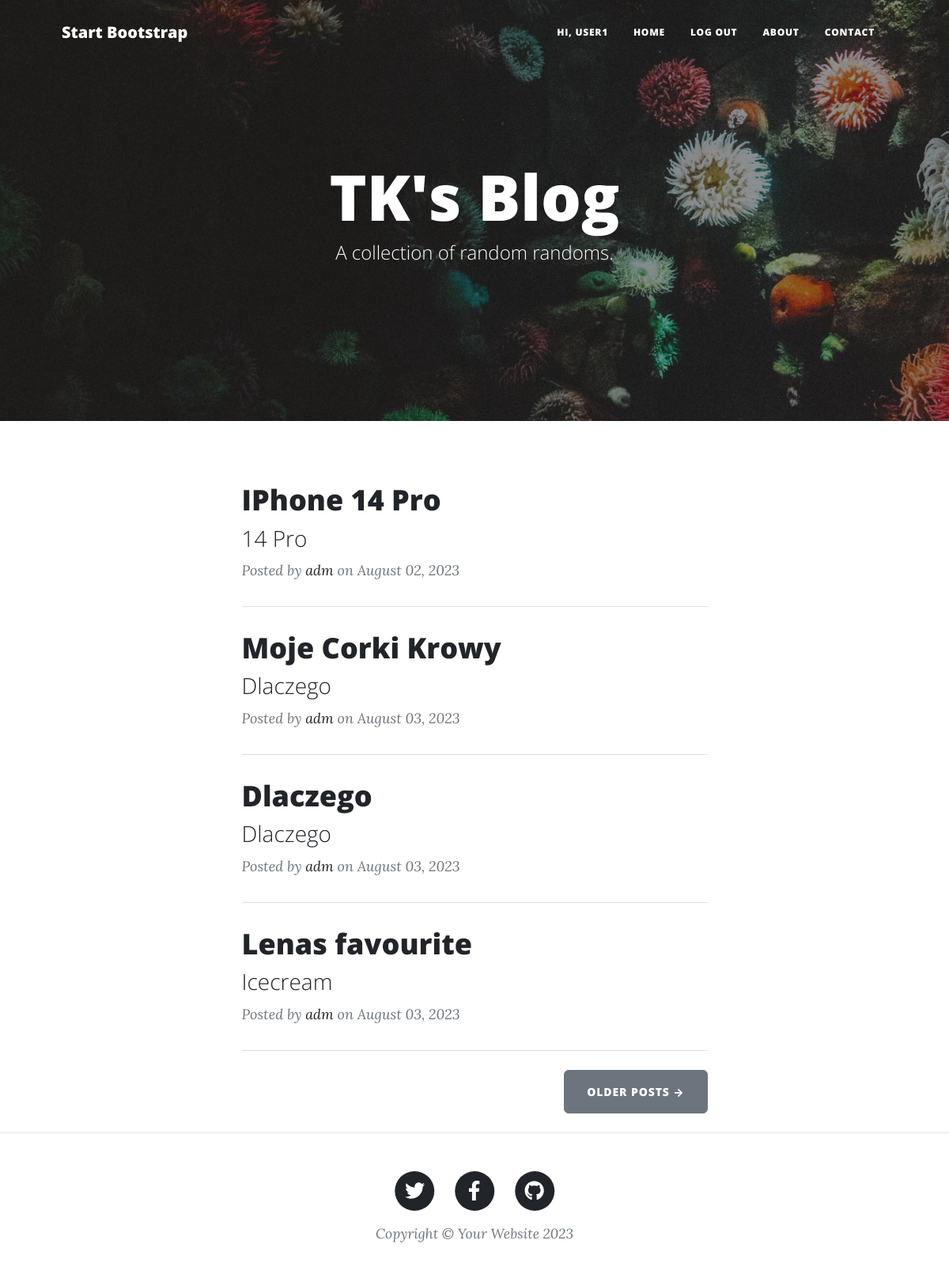
/ (signed in), run on the app's committed database.
### main.py (models this page shows)
class User(UserMixin, db.Model):
    __tablename__ = "users"
    id = db.Column(db.Integer, primary_key=True)
    email = db.Column(db.String(100), unique=True)
    password = db.Column(db.String(100))
    name = db.Column(db.String(100))
    posts = relationship("BlogPost", back_populates="author")
    comments = relationship("Comment", back_populates="comment_author")

class BlogPost(db.Model):
    __tablename__ = "blog_posts"
    id = db.Column(db.Integer, primary_key=True)
    title = db.Column(db.String(250), unique=True, nullable=False)
    subtitle = db.Column(db.String(250), nullable=False)
    date = db.Column(db.String(250), nullable=False)
    body = db.Column(db.Text, nullable=False)
    img_url = db.Column(db.String(250), nullable=False)
    author_id = db.Column(db.Integer, db.ForeignKey("users.id"))
    author = relationship("User", back_populates="posts")
    comments = relationship('Comment', back_populates='parent_post')

### main.py (the view)
@app.route('/')
def get_all_posts():
    result = db.session.execute(db.select(BlogPost))
    posts = result.scalars().all()
    return render_template("index.html", all_posts=posts)

### main.py (called while the page is built)
@login_manager.user_loader
def load_user(user_id):
    return db.get_or_404(User, user_id)

### templates/index.html (shortened to what this page needs)
{% include "header.html" %}
<header
  class="masthead"
  style="background-image: url('../static/assets/img/home-bg.jpg')"
>
  <div class="container position-relative px-4 px-lg-5">
    <div class="row gx-4 gx-lg-5 justify-content-center">
      <div class="col-md-10 col-lg-8 col-xl-7">
        <div class="site-heading">
          <h1>TK's Blog</h1>
          <span class="subheading">A collection of random randoms.</span>
        </div>
      </div>
    </div>
  </div>
</header>
<div class="container px-4 px-lg-5">
  <div class="row gx-4 gx-lg-5 justify-content-center">
    <div class="col-md-10 col-lg-8 col-xl-7">
      {% for post in all_posts %}
      <div class="post-preview">
        <a href="{{ url_for('show_post', post_id=post.id) }}">
          <h2 class="post-title">{{ post.title }}</h2>
          <h3 class="post-subtitle">{{ post.subtitle }}</h3>
        </a>
        <p class="post-meta">
          Posted by
          <a href="#">{{post.author.name}}</a>
          on {{post.date}}
        </p>
      </div>
      <hr class="my-4" />
      {% endfor %}
      <div class="d-flex justify-content-end mb-4">
        <a class="btn btn-secondary text-uppercase" href="#!">Older Posts →</a>
      </div>
    </div>
  </div>
</div>
{% include "footer.html" %}

### templates/header.html (shortened to what this page needs)
<!DOCTYPE html>
<html lang="en">
  <head>
    {% block styles %}
    {{ bootstrap.load_css() }}
    <link
      href="{{ url_for('static', filename='css/styles.css') }}"
      rel="stylesheet"
    />
    {% endblock %}
  </head>
  <body>
    <nav class="navbar navbar-expand-lg navbar-light" id="mainNav">
      <div class="container px-4 px-lg-5">
        <a class="navbar-brand" href="/">Start Bootstrap</a>
        <div class="collapse navbar-collapse" id="navbarResponsive">
          <ul class="navbar-nav ms-auto py-4 py-lg-0">
            <li class="nav-item">
                    <a href="#" class="nav-link px-lg-3 py-3 py-lg-4">Hi,
                        {{current_user.name}}</a>
            </li>
            <li class="nav-item">
              <a
                class="nav-link px-lg-3 py-3 py-lg-4"
                href="{{ url_for('get_all_posts') }}"
                >Home</a
              >
            </li>
            {% if not current_user.is_authenticated: %}
            <li class="nav-item">
              <a
                class="nav-link px-lg-3 py-3 py-lg-4"
                href="{{ url_for('login') }}"
                >Login</a
              >
            </li>
            <li class="nav-item">
              <a
                class="nav-link px-lg-3 py-3 py-lg-4"
                href="{{ url_for('register') }}"
                >Register</a
              >
            </li>
            {% else: %}
            <li class="nav-item">
              <a
                class="nav-link px-lg-3 py-3 py-lg-4"
                href="{{ url_for('logout') }}"
                >Log Out</a
              >
            </li>
            {% endif %}
            <li class="nav-item">
              <a
                class="nav-link px-lg-3 py-3 py-lg-4"
                href="{{ url_for('about') }}"
                >About</a
              >
            </li>
            <li class="nav-item">
              <a
                class="nav-link px-lg-3 py-3 py-lg-4"
                href="{{ url_for('contact') }}"
                >Contact</a
              >
            </li>
          </ul>
        </div>
      </div>
    </nav>
  </body>
</html>

### data on the page
User: name "USER1"
BlogPost: title "IPhone 14 Pro", subtitle "14 Pro", author.name "adm", date "August 02, 2023"
BlogPost: title "Moje Corki Krowy", subtitle "Dlaczego", author.name "adm", date "August 03, 2023"
BlogPost: title "Dlaczego", subtitle "Dlaczego", author.name "adm", date "August 03, 2023"
BlogPost: title "Lenas favourite", subtitle "Icecream", author.name "adm", date "August 03, 2023"
